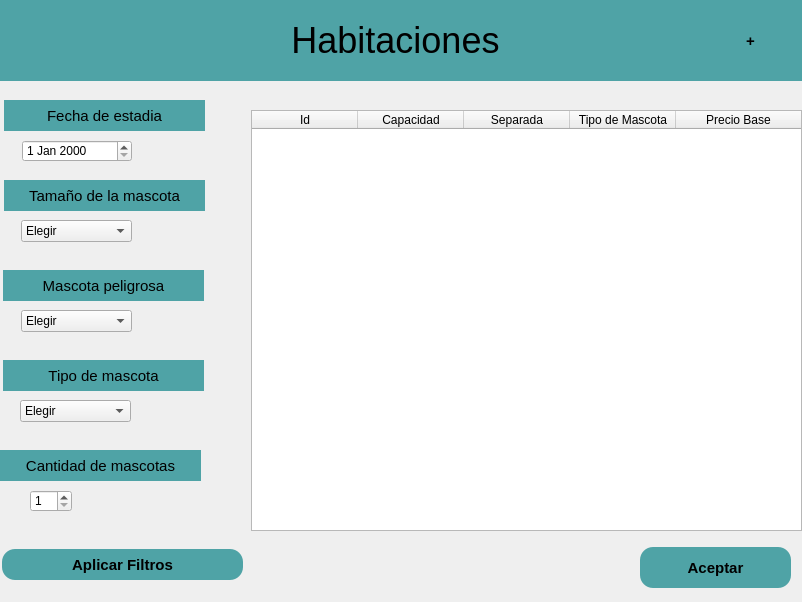
<?xml version="1.0" encoding="UTF-8"?>
<ui version="4.0">
 <class>Habitaciones</class>
 <widget class="QMainWindow" name="Habitaciones">
  <property name="enabled">
   <bool>true</bool>
  </property>
  <property name="geometry">
   <rect>
    <x>0</x>
    <y>0</y>
    <width>802</width>
    <height>602</height>
   </rect>
  </property>
  <property name="windowTitle">
   <string>Hotel</string>
  </property>
  <property name="windowIcon">
   <iconset>
    <normaloff>../Recursos/HotelMascota.png</normaloff>../Recursos/HotelMascota.png</iconset>
  </property>
  <property name="dockOptions">
   <set>QMainWindow::AllowTabbedDocks|QMainWindow::AnimatedDocks</set>
  </property>
  <widget class="QWidget" name="centralwidget">
   <widget class="QLabel" name="labelTitulo">
    <property name="geometry">
     <rect>
      <x>-20</x>
      <y>0</y>
      <width>831</width>
      <height>81</height>
     </rect>
    </property>
    <property name="font">
     <font>
      <family>Arial</family>
      <pointsize>27</pointsize>
      <weight>50</weight>
      <bold>false</bold>
     </font>
    </property>
    <property name="styleSheet">
     <string notr="true">background-color: rgb(79, 163, 166);</string>
    </property>
    <property name="text">
     <string>Habitaciones</string>
    </property>
    <property name="alignment">
     <set>Qt::AlignCenter</set>
    </property>
   </widget>
   <widget class="QPushButton" name="BtnAtras">
    <property name="geometry">
     <rect>
      <x>20</x>
      <y>15</y>
      <width>51</width>
      <height>51</height>
     </rect>
    </property>
    <property name="cursor">
     <cursorShape>PointingHandCursor</cursorShape>
    </property>
    <property name="styleSheet">
     <string notr="true">QPushButton {
  
    
	background-color: rgba(0,0,0,0);
    border-radius: 20px;

  
}


QPushButton::hover {
    background: #74b6b6;
}</string>
    </property>
    <property name="text">
     <string/>
    </property>
    <property name="icon">
     <iconset>
      <normaloff>../Recursos/FotoBtnAtras.png</normaloff>../Recursos/FotoBtnAtras.png</iconset>
    </property>
    <property name="iconSize">
     <size>
      <width>50</width>
      <height>50</height>
     </size>
    </property>
   </widget>
   <widget class="QTableWidget" name="tablaHabitaciones">
    <property name="geometry">
     <rect>
      <x>251</x>
      <y>110</y>
      <width>551</width>
      <height>421</height>
     </rect>
    </property>
    <property name="editTriggers">
     <set>QAbstractItemView::NoEditTriggers</set>
    </property>
    <attribute name="horizontalHeaderCascadingSectionResizes">
     <bool>true</bool>
    </attribute>
    <attribute name="horizontalHeaderDefaultSectionSize">
     <number>106</number>
    </attribute>
    <attribute name="horizontalHeaderHighlightSections">
     <bool>true</bool>
    </attribute>
    <attribute name="horizontalHeaderMinimumSectionSize">
     <number>106</number>
    </attribute>
    <attribute name="horizontalHeaderShowSortIndicator" stdset="0">
     <bool>false</bool>
    </attribute>
    <attribute name="horizontalHeaderStretchLastSection">
     <bool>true</bool>
    </attribute>
    <attribute name="verticalHeaderVisible">
     <bool>true</bool>
    </attribute>
    <attribute name="verticalHeaderCascadingSectionResizes">
     <bool>true</bool>
    </attribute>
    <attribute name="verticalHeaderShowSortIndicator" stdset="0">
     <bool>false</bool>
    </attribute>
    <attribute name="verticalHeaderStretchLastSection">
     <bool>false</bool>
    </attribute>
    <column>
     <property name="text">
      <string>Id</string>
     </property>
     <property name="font">
      <font>
       <family>Arial</family>
      </font>
     </property>
     <property name="textAlignment">
      <set>AlignCenter</set>
     </property>
    </column>
    <column>
     <property name="text">
      <string>Capacidad</string>
     </property>
     <property name="font">
      <font>
       <family>Arial</family>
      </font>
     </property>
     <property name="textAlignment">
      <set>AlignCenter</set>
     </property>
    </column>
    <column>
     <property name="text">
      <string>Separada</string>
     </property>
     <property name="font">
      <font>
       <family>Arial</family>
      </font>
     </property>
     <property name="textAlignment">
      <set>AlignCenter</set>
     </property>
    </column>
    <column>
     <property name="text">
      <string>Tipo de Mascota</string>
     </property>
     <property name="font">
      <font>
       <family>Arial</family>
      </font>
     </property>
     <property name="textAlignment">
      <set>AlignCenter</set>
     </property>
    </column>
    <column>
     <property name="text">
      <string>Precio Base</string>
     </property>
     <property name="font">
      <font>
       <family>Arial</family>
      </font>
     </property>
     <property name="textAlignment">
      <set>AlignCenter</set>
     </property>
    </column>
   </widget>
   <widget class="QLabel" name="labelFechaEstadia">
    <property name="geometry">
     <rect>
      <x>4</x>
      <y>100</y>
      <width>201</width>
      <height>31</height>
     </rect>
    </property>
    <property name="baseSize">
     <size>
      <width>0</width>
      <height>0</height>
     </size>
    </property>
    <property name="font">
     <font>
      <family>Arial</family>
      <pointsize>11</pointsize>
     </font>
    </property>
    <property name="styleSheet">
     <string notr="true">background-color: rgb(79, 163, 166);
</string>
    </property>
    <property name="text">
     <string>Fecha de estadia</string>
    </property>
    <property name="alignment">
     <set>Qt::AlignCenter</set>
    </property>
    <property name="margin">
     <number>4</number>
    </property>
   </widget>
   <widget class="QDateEdit" name="dateEditDesde">
    <property name="geometry">
     <rect>
      <x>22</x>
      <y>140</y>
      <width>110</width>
      <height>22</height>
     </rect>
    </property>
   </widget>
   <widget class="QLabel" name="labelSizeMascota">
    <property name="geometry">
     <rect>
      <x>4</x>
      <y>180</y>
      <width>201</width>
      <height>31</height>
     </rect>
    </property>
    <property name="baseSize">
     <size>
      <width>0</width>
      <height>0</height>
     </size>
    </property>
    <property name="font">
     <font>
      <family>Arial</family>
      <pointsize>11</pointsize>
     </font>
    </property>
    <property name="styleSheet">
     <string notr="true">background-color: rgb(79, 163, 166);
</string>
    </property>
    <property name="text">
     <string>Tamaño de la mascota</string>
    </property>
    <property name="alignment">
     <set>Qt::AlignCenter</set>
    </property>
    <property name="margin">
     <number>4</number>
    </property>
    <property name="indent">
     <number>-1</number>
    </property>
   </widget>
   <widget class="QComboBox" name="comboBoxSizeMascota">
    <property name="geometry">
     <rect>
      <x>21</x>
      <y>220</y>
      <width>111</width>
      <height>22</height>
     </rect>
    </property>
    <property name="font">
     <font>
      <family>Arial</family>
     </font>
    </property>
    <item>
     <property name="text">
      <string>Elegir</string>
     </property>
    </item>
    <item>
     <property name="text">
      <string>Muy pequeño</string>
     </property>
    </item>
    <item>
     <property name="text">
      <string>Pequeño</string>
     </property>
    </item>
    <item>
     <property name="text">
      <string>Mediano</string>
     </property>
    </item>
    <item>
     <property name="text">
      <string>Grande</string>
     </property>
    </item>
    <item>
     <property name="text">
      <string>Muy grande</string>
     </property>
    </item>
   </widget>
   <widget class="QLabel" name="labelMascotaPeligrosa">
    <property name="geometry">
     <rect>
      <x>3</x>
      <y>270</y>
      <width>201</width>
      <height>31</height>
     </rect>
    </property>
    <property name="baseSize">
     <size>
      <width>0</width>
      <height>0</height>
     </size>
    </property>
    <property name="font">
     <font>
      <family>Arial</family>
      <pointsize>11</pointsize>
     </font>
    </property>
    <property name="styleSheet">
     <string notr="true">background-color: rgb(79, 163, 166);
</string>
    </property>
    <property name="text">
     <string>Mascota peligrosa</string>
    </property>
    <property name="alignment">
     <set>Qt::AlignCenter</set>
    </property>
    <property name="margin">
     <number>4</number>
    </property>
   </widget>
   <widget class="QPushButton" name="BtnAceptar">
    <property name="geometry">
     <rect>
      <x>640</x>
      <y>547</y>
      <width>151</width>
      <height>41</height>
     </rect>
    </property>
    <property name="font">
     <font>
      <family>Arial</family>
      <pointsize>11</pointsize>
      <weight>75</weight>
      <bold>true</bold>
     </font>
    </property>
    <property name="cursor">
     <cursorShape>PointingHandCursor</cursorShape>
    </property>
    <property name="styleSheet">
     <string notr="true">QPushButton{
	border-radius: 13px;
	background-color: #4fa3a6;
}
QPushButton::hover {
    background: rgb(181, 181, 181) ;
}</string>
    </property>
    <property name="text">
     <string>Aceptar</string>
    </property>
   </widget>
   <widget class="QPushButton" name="BtnAplicarFiltros">
    <property name="geometry">
     <rect>
      <x>2</x>
      <y>549</y>
      <width>241</width>
      <height>31</height>
     </rect>
    </property>
    <property name="font">
     <font>
      <family>Arial</family>
      <pointsize>11</pointsize>
      <weight>75</weight>
      <bold>true</bold>
     </font>
    </property>
    <property name="cursor">
     <cursorShape>PointingHandCursor</cursorShape>
    </property>
    <property name="styleSheet">
     <string notr="true">QPushButton{
	border-radius: 13px;
	background-color: #4fa3a6;
}
QPushButton::hover {
    background: rgb(181, 181, 181) ;
}</string>
    </property>
    <property name="text">
     <string>Aplicar Filtros</string>
    </property>
   </widget>
   <widget class="QComboBox" name="comboBoxMascotaPeligrosa">
    <property name="geometry">
     <rect>
      <x>21</x>
      <y>310</y>
      <width>111</width>
      <height>22</height>
     </rect>
    </property>
    <property name="font">
     <font>
      <family>Arial</family>
     </font>
    </property>
    <item>
     <property name="text">
      <string>Elegir</string>
     </property>
    </item>
    <item>
     <property name="text">
      <string>Si</string>
     </property>
    </item>
    <item>
     <property name="text">
      <string>No</string>
     </property>
    </item>
   </widget>
   <widget class="QLabel" name="labelTipoMascota">
    <property name="geometry">
     <rect>
      <x>3</x>
      <y>360</y>
      <width>201</width>
      <height>31</height>
     </rect>
    </property>
    <property name="baseSize">
     <size>
      <width>0</width>
      <height>0</height>
     </size>
    </property>
    <property name="font">
     <font>
      <family>Arial</family>
      <pointsize>11</pointsize>
     </font>
    </property>
    <property name="styleSheet">
     <string notr="true">background-color: rgb(79, 163, 166);
</string>
    </property>
    <property name="text">
     <string>Tipo de mascota</string>
    </property>
    <property name="alignment">
     <set>Qt::AlignCenter</set>
    </property>
    <property name="margin">
     <number>4</number>
    </property>
   </widget>
   <widget class="QComboBox" name="comboBoxTipoMascota">
    <property name="geometry">
     <rect>
      <x>20</x>
      <y>400</y>
      <width>111</width>
      <height>22</height>
     </rect>
    </property>
    <property name="font">
     <font>
      <family>Arial</family>
     </font>
    </property>
    <item>
     <property name="text">
      <string>Elegir</string>
     </property>
    </item>
    <item>
     <property name="text">
      <string>Perro</string>
     </property>
    </item>
    <item>
     <property name="text">
      <string>Gato</string>
     </property>
    </item>
    <item>
     <property name="text">
      <string>Roedor</string>
     </property>
    </item>
    <item>
     <property name="text">
      <string>Otro</string>
     </property>
    </item>
   </widget>
   <widget class="QLabel" name="labelCantidadMascota">
    <property name="geometry">
     <rect>
      <x>0</x>
      <y>450</y>
      <width>201</width>
      <height>31</height>
     </rect>
    </property>
    <property name="baseSize">
     <size>
      <width>0</width>
      <height>0</height>
     </size>
    </property>
    <property name="font">
     <font>
      <family>Arial</family>
      <pointsize>11</pointsize>
     </font>
    </property>
    <property name="styleSheet">
     <string notr="true">background-color: rgb(79, 163, 166);
</string>
    </property>
    <property name="text">
     <string>Cantidad de mascotas</string>
    </property>
    <property name="alignment">
     <set>Qt::AlignCenter</set>
    </property>
    <property name="margin">
     <number>4</number>
    </property>
   </widget>
   <widget class="QSpinBox" name="spinBoxCantidad">
    <property name="geometry">
     <rect>
      <x>30</x>
      <y>490</y>
      <width>42</width>
      <height>22</height>
     </rect>
    </property>
    <property name="minimum">
     <number>1</number>
    </property>
    <property name="maximum">
     <number>20</number>
    </property>
   </widget>
   <widget class="QPushButton" name="BtnMasHabitacion">
    <property name="geometry">
     <rect>
      <x>730</x>
      <y>20</y>
      <width>41</width>
      <height>41</height>
     </rect>
    </property>
    <property name="font">
     <font>
      <family>Arial</family>
      <pointsize>11</pointsize>
      <weight>75</weight>
      <bold>true</bold>
     </font>
    </property>
    <property name="cursor">
     <cursorShape>PointingHandCursor</cursorShape>
    </property>
    <property name="styleSheet">
     <string notr="true">QPushButton{
	border-radius: 13px;
	background-color: #4fa3a6;
}
QPushButton::hover {
    background: rgb(181, 181, 181) ;
}</string>
    </property>
    <property name="text">
     <string>+</string>
    </property>
   </widget>
  </widget>
 </widget>
 <resources/>
 <connections/>
</ui>
